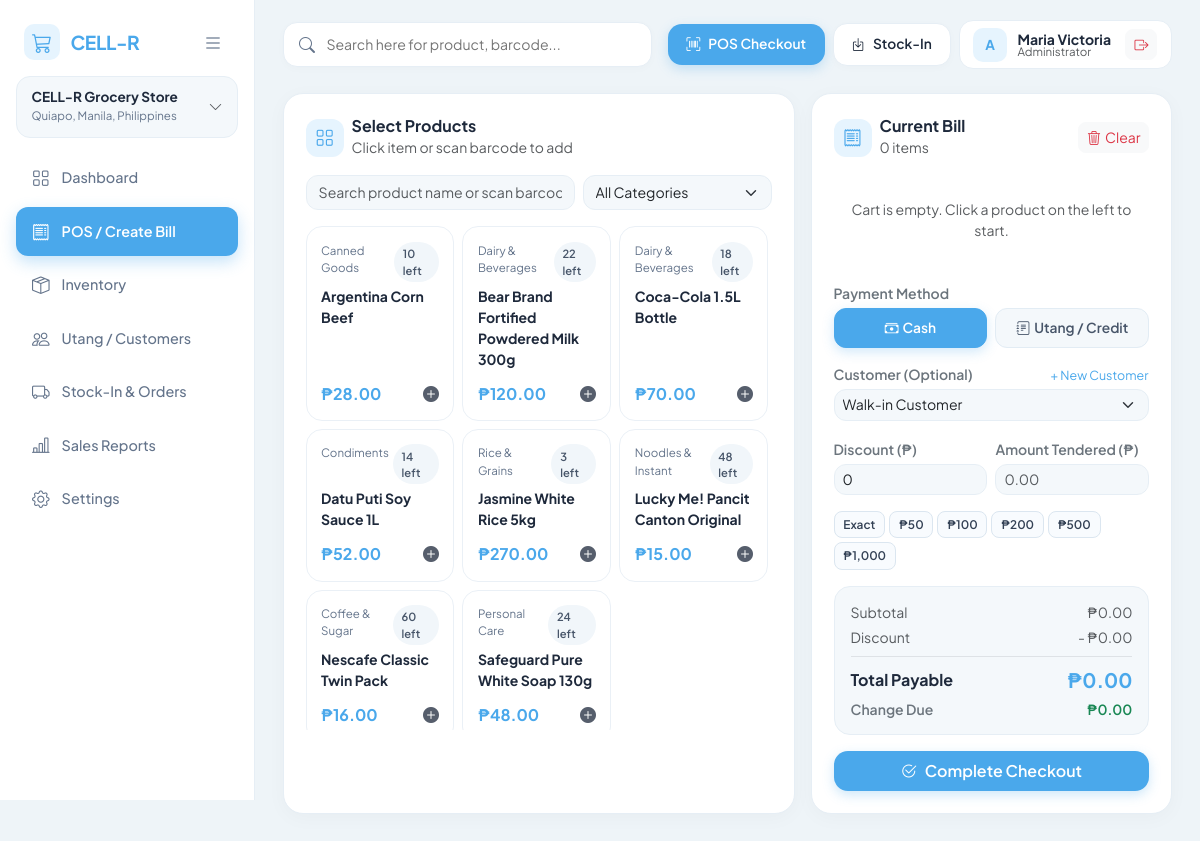
The page /pos/ (signed in) on the database its author committed.
### CELLRGrocery_app/models.py (models this page shows, shortened)
class User(AbstractUser):
    ROLE_CHOICES = [
        ('Administrator', 'Administrator'),
        ('Cashier', 'Cashier'),
    ]
    role = models.CharField(max_length=20, choices=ROLE_CHOICES, default='Cashier')

class Product(models.Model):
    STATUS_CHOICES = [
        ('In Stock', 'In Stock'),
        ('Low Stock', 'Low Stock'),
        ('Out of Stock', 'Out of Stock'),
    ]
    barcode_code = models.CharField(max_length=50, unique=True, blank=True, null=True)
    product_name = models.CharField(max_length=150)
    category = models.CharField(max_length=100)
    description = models.TextField(blank=True)
    cost_price = models.DecimalField(max_digits=10, decimal_places=2)
    selling_price = models.DecimalField(max_digits=10, decimal_places=2)
    low_stock_threshold = models.PositiveIntegerField(default=10)
    stock_quantity = models.PositiveIntegerField(default=0)
    status = models.CharField(max_length=20, choices=STATUS_CHOICES, default='In Stock')
    date_added = models.DateTimeField(auto_now_add=True)

### CELLRGrocery_app/views.py (the view)
# urls.py: path('pos/', views.pos_view, name='pos'),
@login_required
def pos_view(request):
    products = Product.objects.filter(stock_quantity__gt=0).order_by('product_name')
    categories = Product.objects.values_list('category', flat=True).distinct()
    customers = Customer.objects.order_by('customer_name')
    context = {
        'products': products,
        'categories': categories,
        'customers': customers,
    }
    return render(request, 'CELLRGrocery_app/pos.html', context)

### CELLRGrocery_app/templates/CELLRGrocery_app/pos.html (shortened to what this page needs)
{% extends 'CELLRGrocery_app/base.html' %}
{% block content %}
<div class="row g-3">
    <div class="col-lg-7">
        <div class="pos-panel h-100">
            <div class="d-flex flex-wrap justify-content-between align-items-center gap-2 mb-3">
                <div class="d-flex align-items-center gap-2">
                    <div class="pos-icon-box"><i class="bi bi-grid"></i></div>
                    <div>
                        <h6 class="fw-bold mb-0">Select Products</h6>
                        <span class="text-muted small">Click item or scan barcode to add</span>
                    </div>
                </div>
            </div>
            <div class="row g-2 mb-3">
                <div class="col-sm-7">
                    <input type="text" id="posSearch" class="form-control" placeholder="Search product name or scan barcode..." autofocus>
                </div>
                <div class="col-sm-5">
                    <select id="posCategory" class="form-select">
                        <option value="">All Categories</option>
                    </select>
                </div>
            </div>
            <div class="row g-2 product-grid-scroll" id="productGrid">
                {% for p in products %}
                <div class="col-sm-6 col-md-4 product-item"
                     data-id="{{ p.id }}"
                     data-title="{{ p.product_name }}"
                     data-price="{{ p.selling_price }}"
                     data-stock="{{ p.stock_quantity }}"
                     data-name="{{ p.product_name|lower }}"
                     data-barcode="{{ p.barcode_code|default:''|lower }}"
                     data-category="{{ p.category }}">
                    <div class="pos-product-card">
                        <div>
                            <div class="d-flex justify-content-between align-items-start gap-1 mb-1">
                                <span class="prod-cat">{{ p.category }}</span>
                                <span class="stock-pill">{{ p.stock_quantity }} left</span>
                            </div>
                            <div class="fw-bold small mb-2">{{ p.product_name }}</div>
                        </div>
                        <div class="d-flex justify-content-between align-items-center pt-1">
                            <span class="prod-price">₱{{ p.selling_price }}</span>
                            <i class="bi bi-plus-circle-fill opacity-75"></i>
                        </div>
                    </div>
                </div>
                {% empty %}
                <div class="col-12 text-center text-muted py-5">No in-stock products available.</div>
                {% endfor %}
            </div>
        </div>
    </div>
    <div class="col-lg-5">
        <div class="pos-panel">
            <div class="d-flex justify-content-between align-items-center mb-3">
                <div class="d-flex align-items-center gap-2">
                    <div class="pos-icon-box"><i class="bi bi-receipt"></i></div>
                    <div>
                        <h6 class="fw-bold mb-0">Current Bill</h6>
                        <span class="text-muted small" id="cartCountLabel">0 items</span>
                    </div>
                </div>
                <button type="button" id="clearCartBtn" class="btn btn-sm btn-light text-danger rounded-3">
                    <i class="bi bi-trash3 me-1"></i>Clear
                </button>
            </div>
            <div class="cart-scroll mb-3" id="cartContainer">
                <div class="text-center text-muted py-4 small" id="emptyCartMsg">
                    Cart is empty. Click a product on the left to start.
                </div>
            </div>
            <label class="form-label small fw-semibold text-secondary mb-1">Payment Method</label>
            <div class="d-flex gap-2 mb-3">
                <button type="button" class="pay-toggle-btn active" data-method="Cash">
                    <i class="bi bi-cash-stack me-1"></i>Cash
                </button>
                <button type="button" class="pay-toggle-btn" data-method="Utang">
                    <i class="bi bi-journal-text me-1"></i>Utang / Credit
                </button>
            </div>
            <div class="mb-3" id="customerSection">
                <div class="d-flex justify-content-between align-items-center mb-1">
                    <label class="form-label small fw-semibold text-secondary mb-0" id="customerLabel">Customer (Optional)</label>
                    <button type="button" id="toggleNewCustomerBtn" class="btn btn-link btn-sm p-0 text-decoration-none" style="color: #4aa8eb; font-size: 0.78rem;">
                        + New Customer
                    </button>
                </div>
                <select id="customerSelect" class="form-select form-select-sm">
                    <option value="">Walk-in Customer</option>
                </select>
            </div>
            <div class="row g-2 mb-3">
                <div class="col-6">
                    <label class="form-label small fw-semibold text-secondary mb-1">Discount (₱)</label>
                    <input type="number" step="0.01" min="0" id="discountInput" class="form-control form-control-sm" value="0">
                </div>
                <div class="col-6" id="tenderedGroup">
                    <label class="form-label small fw-semibold text-secondary mb-1">Amount Tendered (₱)</label>
                    <input type="number" step="0.01" min="0" id="tenderedInput" class="form-control form-control-sm" placeholder="0.00">
                </div>
            </div>
            <div class="d-flex flex-wrap gap-1 mb-3" id="quickCashRow">
                <button type="button" class="quick-cash-btn" data-cash="exact">Exact</button>
                <button type="button" class="quick-cash-btn" data-cash="50">₱50</button>
                <button type="button" class="quick-cash-btn" data-cash="100">₱100</button>
                <button type="button" class="quick-cash-btn" data-cash="200">₱200</button>
                <button type="button" class="quick-cash-btn" data-cash="500">₱500</button>
                <button type="button" class="quick-cash-btn" data-cash="1000">₱1,000</button>
            </div>
            <div class="summary-box mb-3">
                <div class="d-flex justify-content-between small text-muted mb-1">
                    <span>Subtotal</span>
                    <span id="subtotalDisplay">₱0.00</span>
                </div>
                <div class="d-flex justify-content-between small text-muted mb-2">
                    <span>Discount</span>
                    <span id="discountDisplay">- ₱0.00</span>
                </div>
                <div class="d-flex justify-content-between align-items-center border-top pt-2 mb-1">
                    <span class="fw-bold">Total Payable</span>
                    <span class="fw-bold fs-5" style="color: #4aa8eb;" id="totalDisplay">₱0.00</span>
                </div>
                <div class="d-flex justify-content-between small fw-semibold" id="changeRow">
                    <span class="text-secondary">Change Due</span>
                    <span class="text-success" id="changeDisplay">₱0.00</span>
                </div>
            </div>
            <button type="button" id="checkoutBtn" class="btn-sky w-100 justify-content-center py-2 fs-6">
                <i class="bi bi-check2-circle"></i> Complete Checkout
            </button>
        </div>
    </div>
</div>
{% endblock %}

### CELLRGrocery_app/templates/CELLRGrocery_app/base.html (shortened to what this page needs)
<!DOCTYPE html>
<html lang="en">
<head>
    <link href="https://cdn.jsdelivr.net/npm/bootstrap@5.3.3/dist/css/bootstrap.min.css" rel="stylesheet">
    <link href="https://cdn.jsdelivr.net/npm/bootstrap-icons@1.11.3/font/bootstrap-icons.css" rel="stylesheet">
</head>
<body>
<div class="sidebar" id="appSidebar">
    <div class="sidebar-header">
        <a href="{% url 'dashboard' %}" class="brand-wrap">
            <div class="brand-logo">
                <i class="bi bi-cart3"></i>
            </div>
            <span class="brand-name">CELL-R</span>
        </a>
        <button type="button" class="sidebar-toggle-btn" id="sidebarToggle" title="Toggle Menu">
            <i class="bi bi-list fs-5"></i>
        </button>
    </div>
    <div class="dropdown mb-3 store-dropdown-wrap">
        <button type="button" class="store-pill w-100 text-start" data-bs-toggle="dropdown" aria-expanded="false">
            <div>
                <div class="store-pill-title">CELL-R Grocery Store</div>
                <div class="store-pill-addr">Quiapo, Manila, Philippines</div>
            </div>
            <i class="bi bi-chevron-down text-muted small"></i>
        </button>
    </div>
    <nav class="nav flex-column">
        <a class="nav-link {% if request.resolver_match.url_name == 'dashboard' %}active{% endif %}" href="{% url 'dashboard' %}" title="Dashboard">
            <i class="bi bi-grid"></i> <span class="nav-label">Dashboard</span>
        </a>
        <a class="nav-link {% if request.resolver_match.url_name == 'pos' %}active{% endif %}" href="{% url 'pos' %}" title="POS / Create Bill">
            <i class="bi bi-receipt"></i> <span class="nav-label">POS / Create Bill</span>
        </a>
        <a class="nav-link {% if request.resolver_match.url_name == 'inventory_list' %}active{% endif %}" href="{% url 'inventory_list' %}" title="Inventory">
            <i class="bi bi-box-seam"></i> <span class="nav-label">Inventory</span>
        </a>
        <a class="nav-link {% if request.resolver_match.url_name == 'utang_list' %}active{% endif %}" href="{% url 'utang_list' %}" title="Utang / Customers">
            <i class="bi bi-people"></i> <span class="nav-label">Utang / Customers</span>
        </a>
        {% if request.user.role == 'Administrator' or request.user.is_superuser %}
        <a class="nav-link {% if request.resolver_match.url_name == 'purchase_orders' %}active{% endif %}" href="{% url 'purchase_orders' %}" title="Stock-In & Orders">
            <i class="bi bi-truck"></i> <span class="nav-label">Stock-In & Orders</span>
        </a>
        <a class="nav-link {% if request.resolver_match.url_name == 'reports' %}active{% endif %}" href="{% url 'reports' %}" title="Sales Reports">
            <i class="bi bi-bar-chart-line"></i> <span class="nav-label">Sales Reports</span>
        </a>
        <a class="nav-link {% if request.resolver_match.url_name == 'settings' %}active{% endif %}" href="{% url 'settings' %}" title="Settings">
            <i class="bi bi-gear"></i> <span class="nav-label">Settings</span>
        </a>
        {% endif %}
    </nav>
</div>
<div class="main-wrapper">
    <div class="topbar">
        <form method="get" action="{% url 'inventory_list' %}" class="top-search-form">
            <i class="bi bi-search"></i>
            <input type="text" name="q" value="{{ query|default:'' }}" class="top-search-input" placeholder="Search here for product, barcode...">
        </form>
        <div class="d-flex align-items-center gap-2 flex-wrap">
            <a href="{% url 'pos' %}" class="btn-sky">
                <i class="bi bi-upc-scan"></i> POS Checkout
            </a>
            {% if request.user.role == 'Administrator' or request.user.is_superuser %}
            <a href="{% url 'purchase_orders' %}" class="btn-pill-white">
                <i class="bi bi-box-arrow-in-down"></i> Stock-In
            </a>
            {% else %}
            <a href="{% url 'utang_list' %}" class="btn-pill-white">
                <i class="bi bi-journal-check"></i> Utang Ledger
            </a>
            {% endif %}
            <div class="user-chip">
                <div class="user-avatar">
                    {{ request.user.username|slice:":1"|upper }}
                </div>
                <div class="lh-1">
                    <div class="fw-bold small">{{ request.user.first_name|default:request.user.username }}</div>
                    <div class="text-muted" style="font-size: 0.72rem;">{{ request.user.role }}</div>
                </div>
                <a href="{% url 'logout' %}" class="btn btn-sm btn-light text-danger ms-1 rounded-3" title="Logout">
                    <i class="bi bi-box-arrow-right"></i>
                </a>
            </div>
        </div>
    </div>
    {% block content %}{% endblock %}
</div>
</body>
</html>

### rows shown on the page
User: user.username "A", user.first_name "Maria Victoria", user.role "Administrator"
Product: category "Canned Goods", stock_quantity "10", product_name "Argentina Corn Beef", selling_price "28.00"
Product: category "Dairy & Beverages", stock_quantity "22", product_name "Bear Brand Fortified Powdered Milk 300g", selling_price "120.00"
Product: category "Dairy & Beverages", stock_quantity "18", product_name "Coca-Cola 1.5L Bottle", selling_price "70.00"
Product: category "Condiments", stock_quantity "14", product_name "Datu Puti Soy Sauce 1L", selling_price "52.00"
Product: category "Rice & Grains", stock_quantity "3", product_name "Jasmine White Rice 5kg", selling_price "270.00"
Product: category "Noodles & Instant", stock_quantity "48", product_name "Lucky Me! Pancit Canton Original", selling_price "15.00"
Product: category "Coffee & Sugar", stock_quantity "60", product_name "Nescafe Classic Twin Pack", selling_price "16.00"
Product: category "Personal Care", stock_quantity "24", product_name "Safeguard Pure White Soap 130g", selling_price "48.00"
